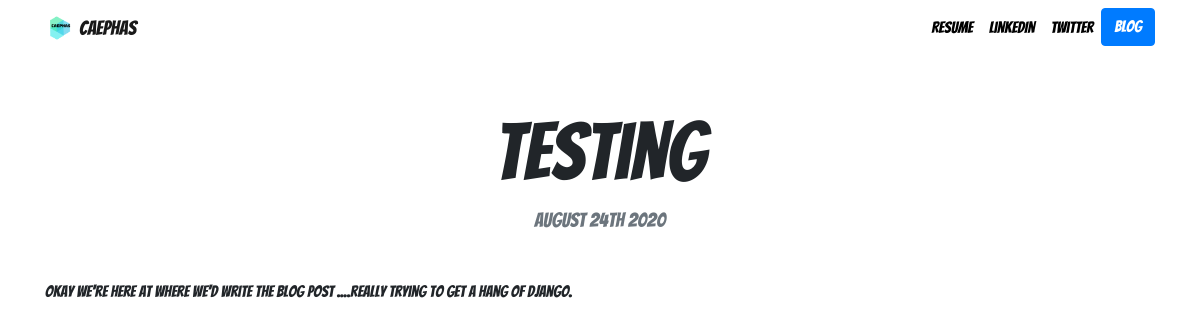
Page /blog/1/ on the committed database.
### blog/models.py (models this page shows, shortened)
class Blog(models.Model):
    title = models.CharField(max_length=200)
    description = models.TextField()
    date = models.DateField()

### blog/views.py (the view)
# urls.py: path('<int:blog_id>/', views.detail, name= 'detail'),
def detail(request, blog_id):
    blog = get_object_or_404(Blog,pk=blog_id)
    return render(request, 'blog/detail.html',{'blog':blog})

### blog/templates/blog/detail.html
{% extends "portfolio/base.html" %}
{% load static %}
{% block content %}
<h1 class="text-center mt-5" id="blogdetailtitle">{{ blog.title }}</h1>
<h5 class="text-center text-muted mb-5">{{ blog.date|date:'F jS Y' }}</h5>
{{ blog.description|safe }}
{% endblock %}

### portfolio/static/portfolio/custom.css (style rules this page uses)
body { font-family: 'Bangers', sans-serif; }
@media (min-width: 992px) { #blogdetailtitle { font-size: 5rem; } }

### rows in the picture
Blog: title "Testing", date "August 24th 2020", description "Okay we're here at where we'd write the blog post ....really trying to get a hang of django."
